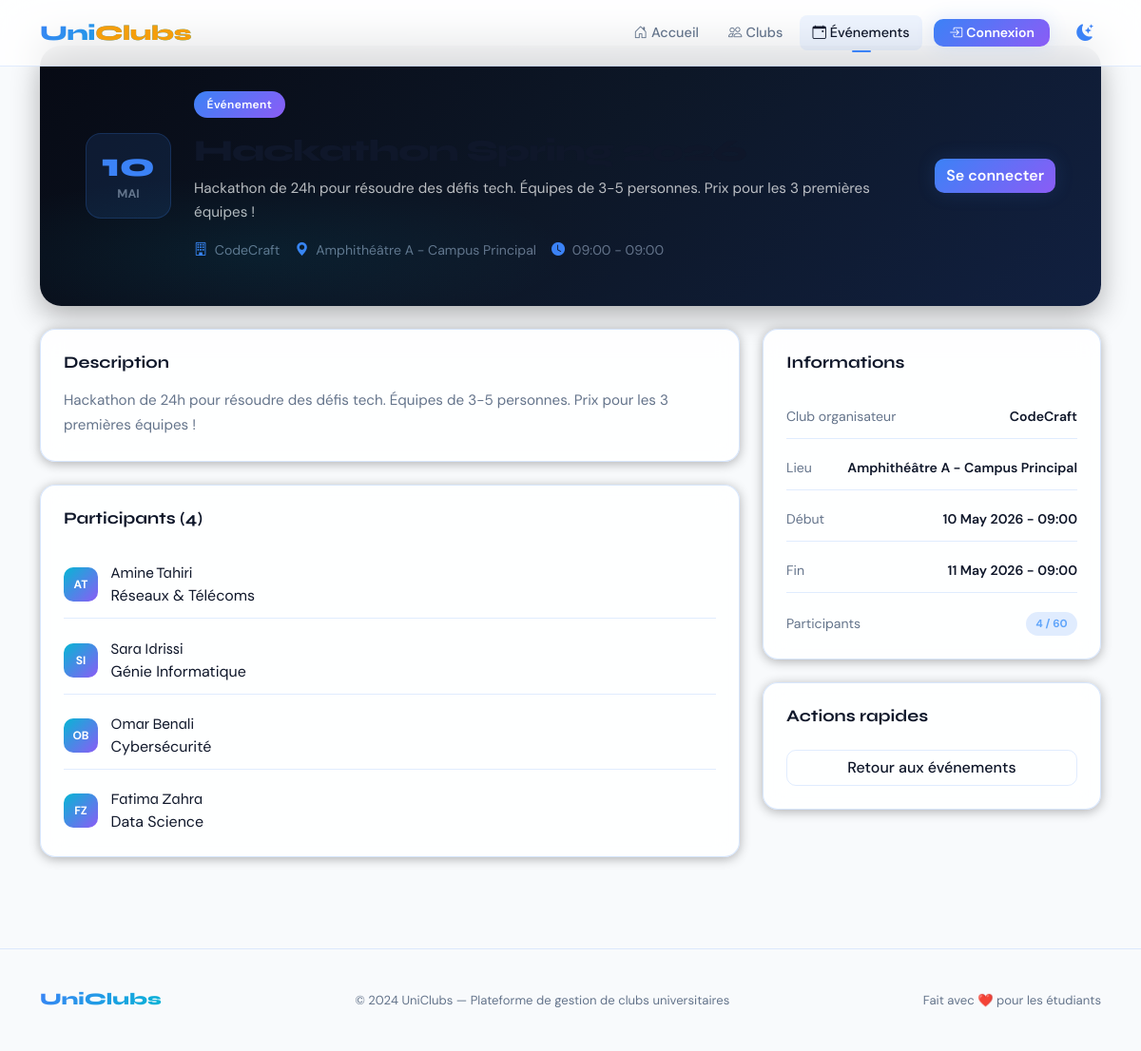
The page /pages/event_details.php?id=1 on the database its author committed.
### tables this page shows
CREATE TABLE `evenements` (
    `id` INT AUTO_INCREMENT PRIMARY KEY,
    `titre` VARCHAR(255) NOT NULL,
    `description` TEXT NOT NULL,
    `club_id` INT NOT NULL,
    `lieu` VARCHAR(255) NOT NULL,
    `date_debut` DATETIME NOT NULL,
    `date_fin` DATETIME NOT NULL,
    `max_participants` INT NOT NULL DEFAULT 50,
    `created_at` DATETIME NOT NULL DEFAULT CURRENT_TIMESTAMP,
    FOREIGN KEY (`club_id`) REFERENCES `clubs`(`id`) ON DELETE CASCADE
);

CREATE TABLE `clubs` (
    `id` INT AUTO_INCREMENT PRIMARY KEY,
    `nom` VARCHAR(255) NOT NULL,
    `description` TEXT NOT NULL,
    `categorie` VARCHAR(100) NOT NULL DEFAULT 'autre',
    `emoji` VARCHAR(10) DEFAULT '📌',
    `couleur_gradient` VARCHAR(255) DEFAULT 'linear-gradient(135deg, #e8f0fc, #c5d8ff)',
    `admin_id` INT NOT NULL,
    `created_at` DATETIME NOT NULL DEFAULT CURRENT_TIMESTAMP,
    FOREIGN KEY (`admin_id`) REFERENCES `users`(`id`) ON DELETE CASCADE
);

CREATE TABLE `users` (
    `id` INT AUTO_INCREMENT PRIMARY KEY,
    `prenom` VARCHAR(100) NOT NULL,
    `nom` VARCHAR(100) NOT NULL,
    `email` VARCHAR(255) NOT NULL UNIQUE,
    `mot_de_passe` VARCHAR(255) NOT NULL,
    `role` ENUM('etudiant', 'admin_club') NOT NULL DEFAULT 'etudiant',
    `filiere` VARCHAR(255) DEFAULT NULL,
    `bio` TEXT DEFAULT NULL,
    `created_at` DATETIME NOT NULL DEFAULT CURRENT_TIMESTAMP
);

### pages/event_details.php (the view, shortened to what this page needs)
<?php
require_once '../actions/connexion.php';
$event_id = intval($_GET['id']);
$stmt = $cnx->prepare("SELECT e.*, c.nom as club_nom, c.emoji, c.admin_id, (SELECT COUNT(*) FROM inscriptions_evenements WHERE evenement_id = e.id) as nb_inscrits FROM evenements e JOIN clubs c ON e.club_id = c.id WHERE e.id = :id");
$stmt->bindParam(':id', $event_id);
$stmt->execute();
$event = $stmt->fetch(PDO::FETCH_ASSOC);
$is_registered = false;
$stmt = $cnx->prepare("SELECT u.prenom, u.nom, u.filiere FROM inscriptions_evenements ie JOIN users u ON ie.user_id = u.id WHERE ie.evenement_id = :eid ORDER BY ie.date_inscription DESC");
$stmt->bindParam(':eid', $event_id);
$stmt->execute();
$participants = $stmt->fetchAll(PDO::FETCH_ASSOC);
$months_fr_upper = array('JANV','FÉVR','MARS','AVR','MAI','JUIN','JUIL','AOÛT','SEPT','OCT','NOV','DÉC');
$d_start = new DateTime($event['date_debut']);
$d_end = new DateTime($event['date_fin']);
$hero_day = $d_start->format('d');
$hero_month = $months_fr_upper[intval($d_start->format('m')) - 1];
include '../includes/header.php';
?>
        <section class="detail-hero p-4 p-lg-5 mb-4">
            <div class="row align-items-center g-4">
                <div class="col-md-auto text-center">
                    <div class="date-big mx-auto">
                        <div class="date-day"><?= $hero_day ?></div>
                        <div class="date-month"><?= $hero_month ?></div>
                    </div>
                </div>
                <div class="col">
                    <span class="badge hero-badge mb-3">Événement</span>
                    <h1 class="page-title mb-2"><?= htmlspecialchars($event['titre']) ?></h1>
                    <p class="hero-sub mb-3"><?= htmlspecialchars($event['description']) ?></p>
                    <div class="hero-meta d-flex flex-wrap gap-3">
                        <span><i class="bi bi-building"></i> <?= htmlspecialchars($event['club_nom']) ?></span>
                        <span><i class="bi bi-geo-alt-fill"></i> <?= htmlspecialchars($event['lieu']) ?></span>
                        <span><i class="bi bi-clock-fill"></i> <?= $d_start->format('H:i') ?> - <?= $d_end->format('H:i') ?></span>
                    </div>
                </div>
                <div class="col-lg-auto">
                    <div class="d-flex flex-wrap gap-2">
                        <?php if ($logged_in): ?>
                            <?php if ($is_registered): ?>
                                <form action="../actions/event_unregister.php" method="POST">
                                    <input type="hidden" name="event_id" value="<?= $event['id'] ?>">
                                    <button type="submit" class="btn btn-danger-ghost">Annuler l'inscription</button>
                                </form>
                            <?php else: ?>
                                <form action="../actions/event_register.php" method="POST">
                                    <input type="hidden" name="event_id" value="<?= $event['id'] ?>">
                                    <button type="submit" class="btn btn-accent">S'inscrire</button>
                                </form>
                            <?php endif; ?>
                        <?php else: ?>
                            <a href="login.php" class="btn btn-accent">Se connecter</a>
                        <?php endif; ?>
                    </div>
                </div>
            </div>
        </section>
        <div class="row g-4">
            <div class="col-lg-8">
                <div class="card detail-card border-0 shadow-sm rounded-4 mb-4">
                    <div class="card-body p-4">
                        <h2 class="section-title mb-3">Description</h2>
                        <p class="section-text mb-0"><?= nl2br(htmlspecialchars($event['description'])) ?></p>
                    </div>
                </div>
                <div class="card detail-card border-0 shadow-sm rounded-4">
                    <div class="card-body p-4">
                        <h2 class="section-title mb-4">Participants (<?= count($participants) ?>)</h2>
                        <?php if (empty($participants)): ?>
                            <p class="text-muted">Aucun participant inscrit pour le moment.</p>
                        <?php else: ?>
                            <?php for ($i = 0; $i < count($participants); $i++): ?>
                                <?php $p = $participants[$i]; ?>
                                <div class="participant-item <?= $i == count($participants)-1 ? 'mb-0 border-0 pb-0' : '' ?>">
                                    <span class="participant-avatar"><?= strtoupper(substr($p['prenom'], 0, 1) . substr($p['nom'], 0, 1)) ?></span>
                                    <div>
                                        <div class="item-title"><?= htmlspecialchars($p['prenom'] . ' ' . $p['nom']) ?></div>
                                        <div class="item-sub"><?php if (!empty($p['filiere'])) { echo htmlspecialchars($p['filiere']); } else { echo 'Étudiant'; } ?></div>
                                    </div>
                                </div>
                            <?php endfor; ?>
                        <?php endif; ?>
                    </div>
                </div>
            </div>
            <div class="col-lg-4">
                <div class="card detail-card border-0 shadow-sm rounded-4 mb-4">
                    <div class="card-body p-4">
                        <h3 class="section-title mb-4">Informations</h3>
                        <div class="info-row">
                            <span class="info-label">Club organisateur</span>
                            <span class="info-value"><?= htmlspecialchars($event['club_nom']) ?></span>
                        </div>
                        <div class="info-row">
                            <span class="info-label">Lieu</span>
                            <span class="info-value"><?= htmlspecialchars($event['lieu']) ?></span>
                        </div>
                        <div class="info-row">
                            <span class="info-label">Début</span>
                            <span class="info-value"><?= $d_start->format('d M Y - H:i') ?></span>
                        </div>
                        <div class="info-row">
                            <span class="info-label">Fin</span>
                            <span class="info-value"><?= $d_end->format('d M Y - H:i') ?></span>
                        </div>
                        <div class="info-row mb-0 border-0 pb-0">
                            <span class="info-label">Participants</span>
                            <span class="status-pill active-pill"><?= $event['nb_inscrits'] ?> / <?= $event['max_participants'] ?></span>
                        </div>
                    </div>
                </div>
                <div class="card detail-card border-0 shadow-sm rounded-4">
                    <div class="card-body p-4">
                        <h3 class="section-title mb-4">Actions rapides</h3>
                        <div class="d-grid gap-2">
                            <a href="events.php" class="btn btn-secondary-ghost">Retour aux événements</a>
                        </div>
                    </div>
                </div>
            </div>
        </div>
<?php include '../includes/footer.php'; ?>

### css/global.css (style rules this page uses)
:root { --bg: #050A14; --surface: #0C1526; --surface2: #112040; --surface3: #1a2d55; --accent: #3B82F6; --accent2: #06B6D4; --accent3: #8B5CF6; --gold: #F59E0B; --green: #10B981; --red: #EF4444; --text: #E8F0FE; --text-muted: #6B85A8; --border: rgba(59,130,246,0.15); --glow: rgba(59,130,246,0.3); --radius: 1rem; --radius-lg: 1.4rem; --transition: 0.3s cubic-bezier(.4,0,.2,1); }
[data-theme="light"] { --bg: #F8FAFC; --surface: #FFFFFF; --surface2: #F1F5F9; --surface3: #E2E8F0; --text: #0F172A; --text-muted: #64748B; --border: rgba(59,130,246,0.15); --glow: rgba(59,130,246,0.15); }
*, *::before, *::after { box-sizing: border-box; }
body { font-family: 'DM Sans', sans-serif; background: var(--bg); color: var(--text); overflow-x: hidden; -webkit-font-smoothing: antialiased; }
a { color: var(--accent); text-decoration: none; transition: color var(--transition); }
.brand, .page-title, .section-title, .side-title, .hero-title, .stat-value, .stat-number, .item-title, .date-day, .club-title, .club-name, .event-title, .member-name, .form-title, .feature-title { font-family: 'Syne', sans-serif; }
.card, .glass-card { background: rgba(12,21,38,0.6) !important; backdrop-filter: blur(12px); -webkit-backdrop-filter: blur(12px); border: 1px solid var(--border) !important; border-radius: var(--radius) !important; color: var(--text); }
[data-theme="light"] .card, [data-theme="light"] .glass-card { background: rgba(255,255,255,0.85) !important; border-color: rgba(59,130,246,0.2) !important; box-shadow: 0 4px 20px rgba(0,0,0,0.03); }
.card-body { color: var(--text); }
.btn-accent { background: linear-gradient(135deg, var(--accent), var(--accent3)) !important; border: none !important; color: #fff !important; border-radius: 10px; font-weight: 600; box-shadow: 0 0 20px var(--glow); transition: all var(--transition); }
.btn-secondary-ghost { background: transparent !important; border: 1px solid var(--border) !important; color: var(--text) !important; border-radius: 10px; font-weight: 500; transition: all var(--transition); }
.badge { font-weight: 600; border-radius: 999px; }
.hero-badge, .badge-accent { background: linear-gradient(135deg, var(--accent), var(--accent3)) !important; color: #fff !important; font-size: 0.75rem; border-radius: 999px; padding: 0.5rem 0.85rem; font-weight: 600; letter-spacing: 0.03em; }
.page-title { font-size: 2rem; font-weight: 800; letter-spacing: -0.03em; color: var(--text); }
.hero-sub { color: rgba(255,255,255,0.72); font-size: 0.95rem; line-height: 1.65; }
.hero-meta span { color: var(--text-muted); font-size: 0.88rem; }
.hero-meta i { color: var(--accent); margin-right: 0.25rem; }
.section-title { font-size: 1.1rem; font-weight: 700; color: var(--text); }
.shadow-sm { box-shadow: 0 2px 12px rgba(0,0,0,0.3) !important; }

### rows shown on the page
evenements: date_debut "10", date_debut "MAI", description "Hackathon de 24h pour résoudre des défis tech. Équipes de 3-5 personnes. Prix pour les 3 premières équipes !", club.nom "CodeCraft", lieu "Amphithéâtre A - Campus Principal", date_debut "09:00", date_fin "09:00", date_debut "10 May 2026 - 09:00", date_fin "11 May 2026 - 09:00", max_participants "60"
users: prenom+nom "AT", prenom+nom "Amine Tahiri", filiere "Réseaux & Télécoms"
users: prenom+nom "SI", prenom+nom "Sara Idrissi", filiere "Génie Informatique"
users: prenom+nom "OB", prenom+nom "Omar Benali", filiere "Cybersécurité"
users: prenom+nom "FZ", prenom+nom "Fatima Zahra", filiere "Data Science"

### other values the page prints
count($participants) "4"
$event['nb_inscrits'] "4"
